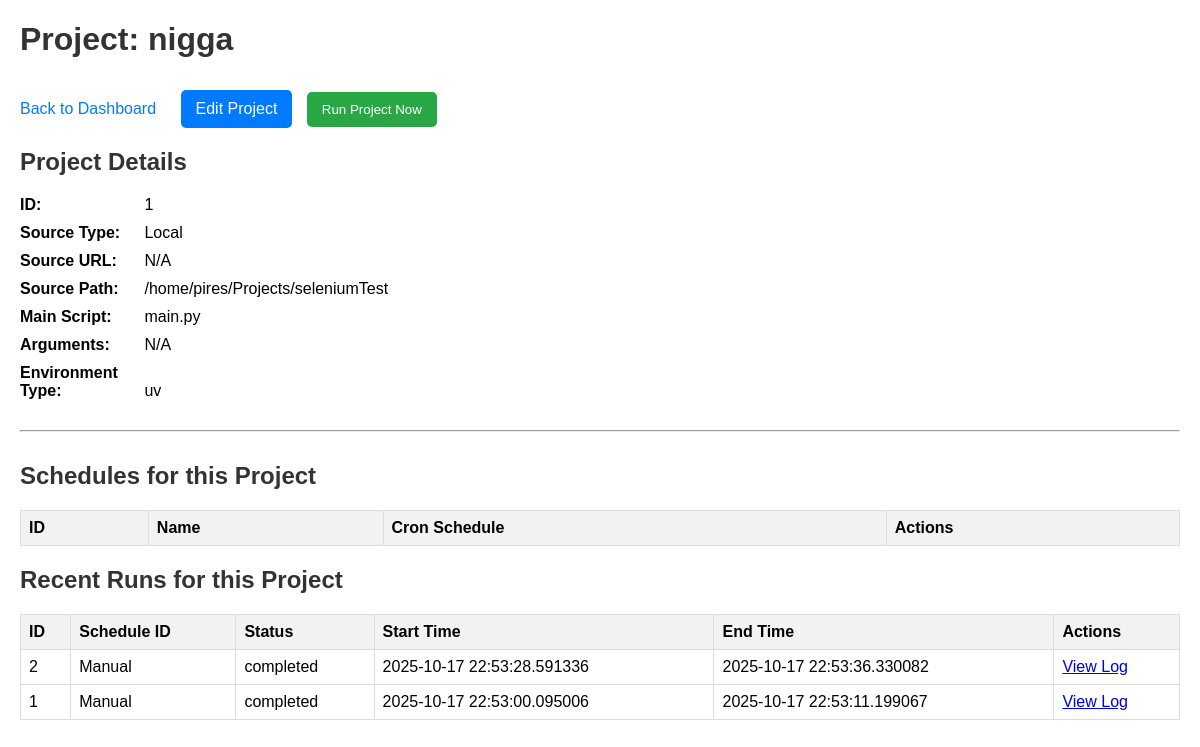
/projects/1, run on the app's committed database.
### app/models/project.py (models this page shows)
class Project(Base):
    __tablename__ = "projects"
    id = Column(Integer, primary_key=True, index=True)
    name = Column(String, unique=True, index=True)
    source_type = Column(String)
    source_url = Column(String, nullable=True)
    source_path = Column(String, nullable=True)
    main_script = Column(String)
    arguments = Column(String, nullable=True)
    environment_type = Column(String)
    schedules = relationship("Schedule", back_populates="project", cascade="all, delete-orphan")
    runs = relationship("Run", back_populates="project", cascade="all, delete-orphan")

### app/models/run.py (models this page shows)
class Run(Base):
    __tablename__ = "runs"
    id = Column(Integer, primary_key=True, index=True)
    project_id = Column(Integer, ForeignKey("projects.id"))
    schedule_id = Column(Integer, ForeignKey("schedules.id"), nullable=True)
    start_time = Column(DateTime, default=datetime.now)
    end_time = Column(DateTime, nullable=True)
    status = Column(String, default="pending") # pending, running, completed, failed
    log_output = Column(String, nullable=True)
    project = relationship("Project", back_populates="runs")
    schedule = relationship("Schedule", back_populates="runs")

### app/main.py (the view)
@app.get("/projects/{project_id}", response_class=HTMLResponse)
async def project_detail(request: Request, project_id: int, db: Session = Depends(get_db)):
    project = crud_project.get_project(db, project_id=project_id)
    if project is None:
        raise HTTPException(status_code=404, detail="Project not found")
    schedules_data = crud_schedule.get_schedules_by_project_id(db, project_id=project_id)
    runs_data = crud_run.get_runs_by_project_id(db, project_id=project_id, limit=10)
    return templates.TemplateResponse("project_detail.html", {
        "request": request,
        "project": project,
        "schedules": schedules_data,
        "runs": runs_data
    })

### templates/project_detail.html (shortened to what this page needs)
<!DOCTYPE html>
<html>
<head>
</head>
<body>
    <h1>Project: {{ project.name }}</h1>
    <div>
        <a href="/" class="back-link">Back to Dashboard</a>
        <a href="/projects/{{ project.id }}/edit" class="button-link">Edit Project</a>
        <form action="/projects/{{ project.id }}/run" method="post" style="display:inline;">
            <button type="submit" class="run-now-button">Run Project Now</button>
        </form>
    </div>
    <h2>Project Details</h2>
    <div><strong>ID:</strong> {{ project.id }}</div>
    <div><strong>Source Type:</strong> {{ project.source_type }}</div>
    <div><strong>Source URL:</strong> {{ project.source_url if project.source_url else 'N/A' }}</div>
    <div><strong>Source Path:</strong> {{ project.source_path }}</div>
    <div><strong>Main Script:</strong> {{ project.main_script }}</div>
    <div><strong>Arguments:</strong> {{ project.arguments if project.arguments else 'N/A' }}</div>
    <div><strong>Environment Type:</strong> {{ project.environment_type }}</div>
    <hr style="margin: 30px 0;">
    <h2>Schedules for this Project</h2>
    <table>
        <thead>
            <tr>
                <th>ID</th>
                <th>Name</th>
                <th>Cron Schedule</th>
                <th>Actions</th>
            </tr>
        </thead>
    </table>
    <h2>Recent Runs for this Project</h2>
    <table>
        <thead>
            <tr>
                <th>ID</th>
                <th>Schedule ID</th>
                <th>Status</th>
                <th>Start Time</th>
                <th>End Time</th>
                <th>Actions</th>
            </tr>
        </thead>
        <tbody>
            {% for run in runs %}
            <tr>
                <td>{{ run.id }}</td>
                <td>{{ run.schedule_id if run.schedule_id else 'Manual' }}</td>
                <td>{{ run.status }}</td>
                <td>{{ run.start_time }}</td>
                <td>{{ run.end_time if run.end_time else 'N/A' }}</td>
                <td><a href="/runs/{{ run.id }}">View Log</a></td>
            </tr>
            {% endfor %}
        </tbody>
    </table>
</body>
</html>

### templates/project_detail.html (style rules this page uses)
body { font-family: Arial, sans-serif; margin: 20px; }
h1, h2, h3 { color: #333; }
div { margin-bottom: 10px; }
strong { display: inline-block; width: 120px; }
table { width: 100%; border-collapse: collapse; margin-bottom: 20px; }
th, td { border: 1px solid #ddd; padding: 8px; text-align: left; }
th { background-color: #f2f2f2; }
.back-link { display: inline-block; margin-top: 20px; margin-right: 20px; color: #007bff; text-decoration: none; }
.button-link, button { display: inline-block; padding: 10px 15px; background-color: #007bff; color: white; text-decoration: none; border-radius: 5px; margin-right: 10px; border: none; cursor: pointer; }
.run-now-button { background-color: #28a745; }

### data on the page
Project: name "nigga", id "1", source_type "Local", source_url "N/A", source_path "/home/pires/Projects/seleniumTest", main_script "main.py", arguments "N/A", environment_type "uv"
Run: id "2", schedule_id "Manual", status "completed", start_time "2025-10-17 22:53:28.591336", end_time "2025-10-17 22:53:36.330082"
Run: id "1", schedule_id "Manual", status "completed", start_time "2025-10-17 22:53:00.095006", end_time "2025-10-17 22:53:11.199067"
